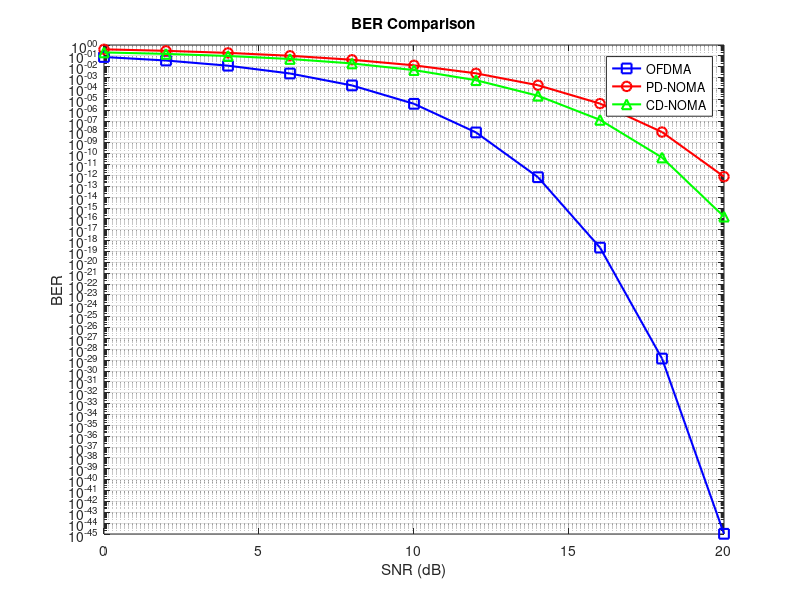
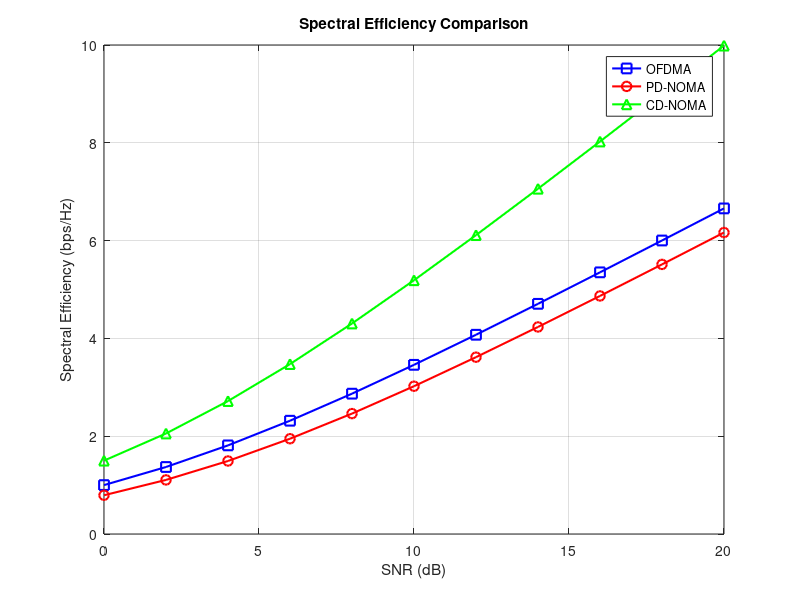
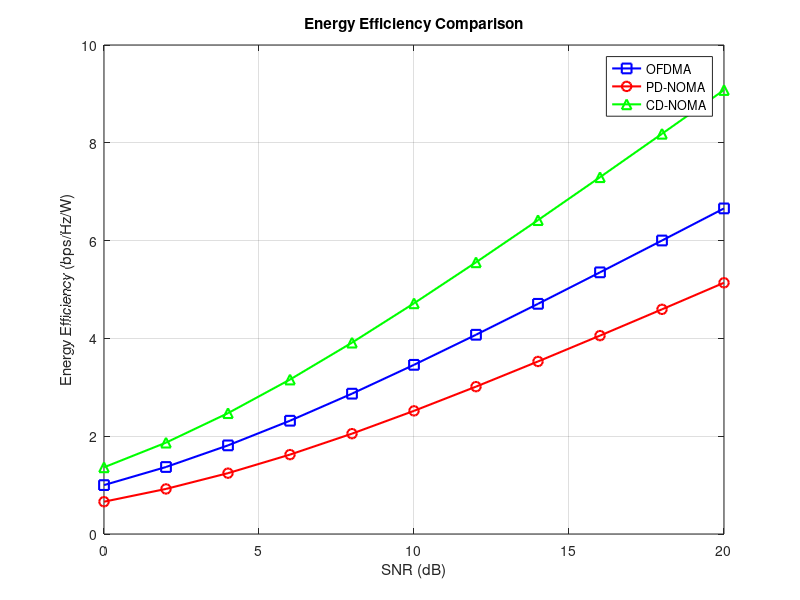

These charts were generated, in order, by the following MATLAB code:
clc; clear; close all;

% Define SNR range
SNR_dB = 0:2:20;
SNR = 10.^(SNR_dB/10); % Convert dB to linear scale

% System Parameters
BW = 10e6; % Bandwidth (10 MHz)
P_total = 1; % Total transmission power
N_users = 2; % Number of users
% BER Calculation (Assumed QPSK Modulation for all)
BER_OFDMA = 0.5 * erfc(sqrt(SNR));
BER_PD_NOMA = 0.5 * erfc(sqrt(SNR/2)) + 0.5 * erfc(sqrt(SNR/4)); % Considering 2 users
BER_CD_NOMA = 0.5 * erfc(sqrt(SNR/3)); % Assuming code-based power gain

% Spectral Efficiency Calculation (bps/Hz)
SE_OFDMA = log2(1 + SNR);
SE_PD_NOMA = 0.5 * log2(1 + SNR) + 0.5 * log2(1 + SNR/2);
SE_CD_NOMA = log2(1 + SNR) .* (1 + 0.5); % CD-NOMA assumes an extra coding gain
% Energy Efficiency Calculation (bps/Hz/W)
EE_OFDMA = SE_OFDMA ./ P_total;
EE_PD_NOMA = SE_PD_NOMA ./ (P_total * 1.2); % Extra power for SIC
EE_CD_NOMA = SE_CD_NOMA ./ (P_total * 1.1); % Small power overhead for spreading

% Plot BER
figure;
semilogy(SNR_dB, BER_OFDMA, 'bs-', 'LineWidth', 1.5, 'MarkerSize', 7); hold on;
semilogy(SNR_dB, BER_PD_NOMA, 'ro-', 'LineWidth', 1.5, 'MarkerSize', 7);
semilogy(SNR_dB, BER_CD_NOMA, 'g^-', 'LineWidth', 1.5, 'MarkerSize', 7);
xlabel('SNR (dB)'); ylabel('BER');
legend('OFDMA', 'PD-NOMA', 'CD-NOMA');
title('BER Comparison'); grid on;

% Plot Spectral Efficiency
figure;
plot(SNR_dB, SE_OFDMA, 'bs-', 'LineWidth', 1.5, 'MarkerSize', 7); hold on;
plot(SNR_dB, SE_PD_NOMA, 'ro-', 'LineWidth', 1.5, 'MarkerSize', 7);
plot(SNR_dB, SE_CD_NOMA, 'g^-', 'LineWidth', 1.5, 'MarkerSize', 7);
xlabel('SNR (dB)'); ylabel('Spectral Efficiency (bps/Hz)');
legend('OFDMA', 'PD-NOMA', 'CD-NOMA');
title('Spectral Efficiency Comparison'); grid on;

% Plot Energy Efficiency
figure;
plot(SNR_dB, EE_OFDMA, 'bs-', 'LineWidth', 1.5, 'MarkerSize', 7); hold on;
plot(SNR_dB, EE_PD_NOMA, 'ro-', 'LineWidth', 1.5, 'MarkerSize', 7);
plot(SNR_dB, EE_CD_NOMA, 'g^-', 'LineWidth', 1.5, 'MarkerSize', 7);
xlabel('SNR (dB)'); ylabel('Energy Efficiency (bps/Hz/W)');
legend('OFDMA', 'PD-NOMA', 'CD-NOMA');
title('Energy Efficiency Comparison'); grid on;

